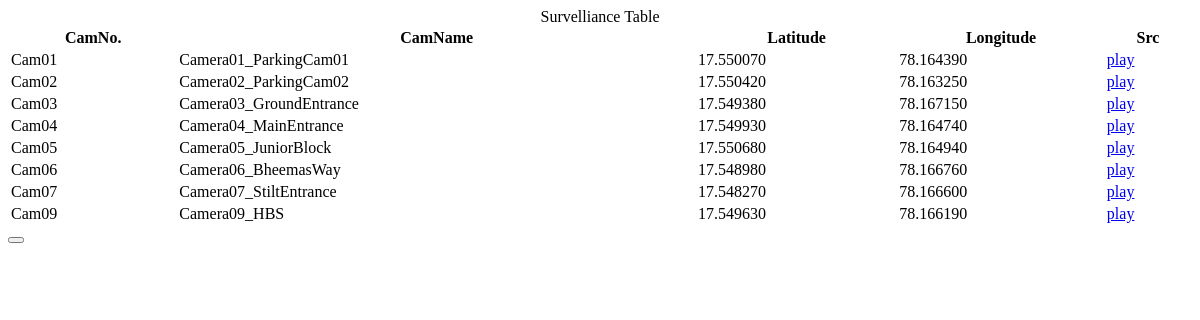
Page /home on the earlier database version.
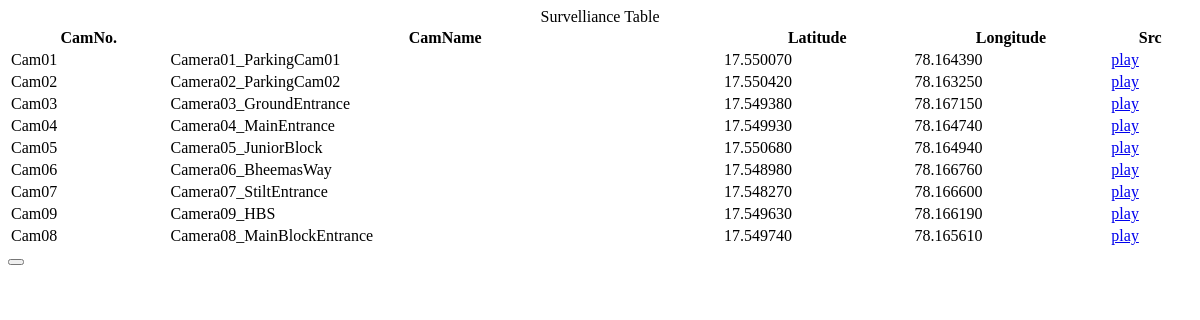
Same page on the later database version.
### app/models.py (models this page shows)
class MapData(models.Model):
    CameraID=models.CharField(max_length=70, blank=False, default="")
    Camera_Name=models.CharField(max_length=70, blank=False, default='')
    Latitude = models.DecimalField(max_digits=9, decimal_places=6)
    Longitude = models.DecimalField(max_digits=9, decimal_places=6)
    Src = models.CharField(max_length=200,default="")

### app/views.py (the view)
# urls.py: path("home",views.home,name='app-home'),
def home(request):
    alldetails=MapData.objects.all()
    serializer = MapDataSeriallizer(alldetails, many=True)
    l=[]
    for x in serializer.data:
        tmp=dict(x)
        l.append(tmp)
    dataJSON = dumps(l)
    return render(request, 'app/home.html',{"data":alldetails,"dataJson":dataJSON})

### app/templates/app/home.html (shortened to what this page needs)
<!DOCTYPE html>
<html lang="en">
<head>
</head>
<body>
        <div class="Datatable">
            <table align="center" width=100%>
                <caption class="Heading">Survelliance Table</caption>
                <tr>
                    <th>CamNo.</th><th>CamName</th><th>Latitude</th><th>Longitude</th><th>Src</th>
                </tr>
                {% for i in data %}
                    <tr><td>{{i.CameraID}}</td><td>{{i.Camera_Name}}</td><td>{{i.Latitude}}</td><td>{{i.Longitude}}</td><td><a href={{i.Src}}>play</a>
                    </td> </tr>
                {% endfor %}
            </table>
        </div>
        <button onclick="bclick()"></button>
</body>
</html>

Differences in the rows shown:
added MapData: CameraID "Cam08", Camera_Name "Camera08_MainBlockEntrance", Latitude "17.549740", Longitude "78.165610"
